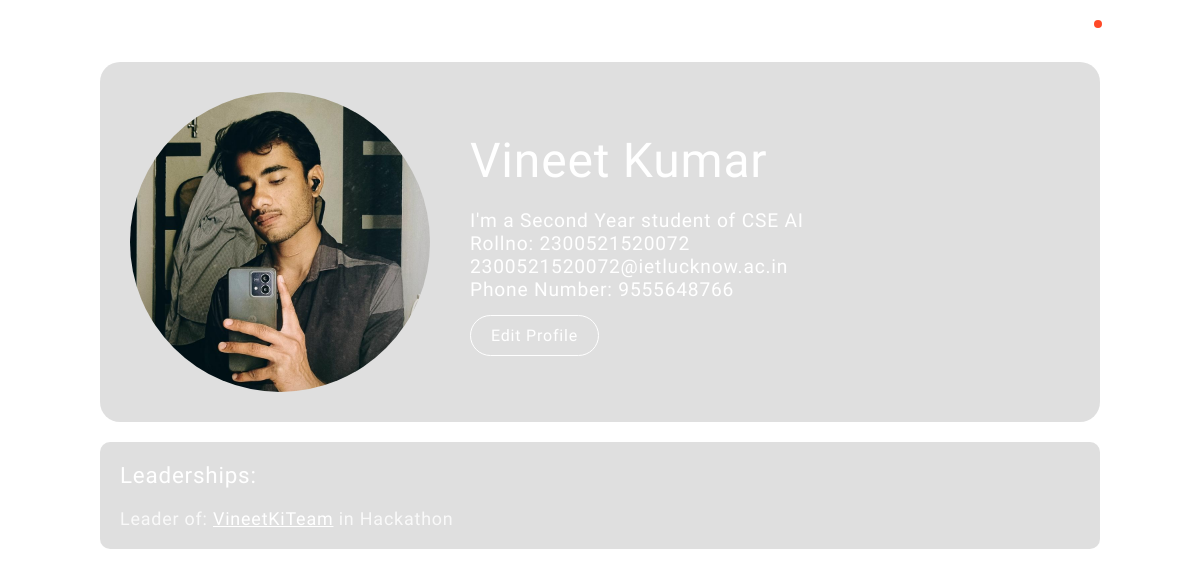
/profile/ (signed in), run on an earlier commit of the app's database.
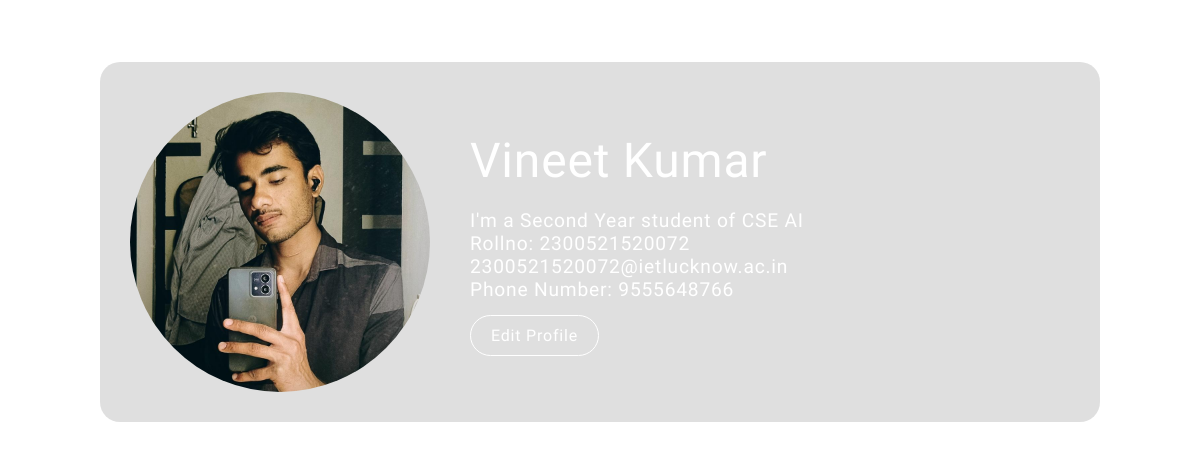
And on a later commit of the database.
### events/models.py (models this page shows, shortened)
class TeamsRegistration(models.Model):
    event = models.ForeignKey(AllEventList, on_delete=models.CASCADE)
    teamName = models.CharField(max_length=100)
    teamLeader = models.ForeignKey(
        settings.AUTH_USER_MODEL,
        on_delete=models.CASCADE,
        related_name="team_lead_teams",
    )
    user = models.ForeignKey(
        settings.AUTH_USER_MODEL,
        on_delete=models.CASCADE,
        related_name="team_registrations",
    )
    status = models.IntegerField(choices=STATUS_CHOICES, default=0)

class AllEventList(models.Model):
    slug = models.SlugField(max_length=100, unique=True)
    eventName = models.CharField(max_length=100)
    eventDescription = models.TextField()
    eventImage = models.ImageField(upload_to="eventImages/")
    club = models.CharField(max_length=100, choices=CLUBS_CHOICES)
    location = models.CharField(max_length=100)
    coordinators = models.CharField(max_length=100)
    contact = models.CharField(max_length=100)
    eventType = models.CharField(max_length=10, choices=EVENT_TYPE_CHOICES)
    eventDate = models.DateField()
    minTeamSize = models.IntegerField(default=1)
    maxTeamSize = models.IntegerField(default=1)
    dateAdded = models.DateTimeField(default=timezone.now)
    def get_absolute_url(self):
        return reverse("eachEvent", args=[self.slug])
    class Meta:
        ordering = ["-dateAdded"]

### accounts/views.py (the view, shortened to what this page needs)
# urls.py: path("profile/", views.profile, name='profile'),
def profile(request):
    user = request.user
    if user.is_anonymous:
        return redirect("/login")
    context = user_participation_context(request.user)
    context["user"] = request.user
    return render(request, "accounts/profile.html", context=context)

### accounts/context_processors.py (called while the page is built)
def notifications_processor(request):
    notifications = []
    user = request.user
    seen = True
    if user.is_authenticated:
        seen = NotificationSeenStatus.objects.get(user=user).seen
        user_notifications = UserSpecificNotification.objects.filter(user=user).values(
            "notification", "timeStamp", "notificationType"
        )
        global_notifications = NotificationForAll.objects.all().values(
            "notification", "timeStamp", "notificationType"
        )
        notifications = user_notifications.union(global_notifications).order_by(
            "-timeStamp"
        )
    return {"notifications": notifications, "seen": seen}

### accounts/utils.py (called while the page is built)
def team_in_leader(user):
    teams = TeamsRegistration.objects.filter(
        teamLeader=user, user=user, event__eventDate__gte=timezone.now().date()
    )
    return teams if len(list(teams)) != 0 else False

def team_in_participated(user):
    teams = TeamsRegistration.objects.filter(
        user=user, status=1, event__eventDate__gte=timezone.now().date()
    ).exclude(teamLeader=user)
    return teams if len(list(teams)) != 0 else False

### templates/accounts/profile.html (shortened to what this page needs)
{% extends 'base.html' %}
{% load static %}
{% block css %}
  <link rel="stylesheet" href="{% static 'css/form.css' %}" />
  <link rel="stylesheet" href="{% static 'css/profile.css' %}" />
{% endblock %}
{% block backgroundImageURL %}
  {% static 'backgrounds/login.jpeg' %}
{% endblock %}
{% block content %}
    <div class="profile-page">
        <div class="details">
            <div class="image">
                {% if user.profile_picture %}
                    <img src="{{ user.profile_picture.url }}" alt="{{ user.name }}">
                {% else %}
                    <img src="/static/images/default-profile.png" alt="Default Profile Picture">
                {% endif %}
            </div>
            <div class="text-details">
                <div class="name">{{user.name}}</div>
                <p class="branch-year">I'm a {{user.get_year_display}} student of {{user.get_branch_display}}</p>
                <p class="rollno">Rollno: {{user.rollno}}</p>
                <p class="email">{{user.email}}</p>
                <p class="phone-no">Phone Number: {{user.phoneno}}</p>
                <div class="edit-details">
                    <a href="{% url "updateProfile" %}">Edit Profile</a>
                </div>
            </div>
        </div>
        {% if teamInLeader %}
            <div class="participations-box">
                Leaderships:
                {% for team in teamInLeader %}
                    <div class="entry">Leader of: <span><a href="{{team.event.get_absolute_url}}">{{team.teamName}}</a></span> in {{team.event.eventName}}</div>
                {% endfor %}
            </div>
        {% endif %}
    </div>
{% endblock content %}

What changed in the data, as far as the page shows it:
removed TeamsRegistration: teamName "VineetKiTeam", event.eventName "Hackathon"
Also different on the page:
text no longer shown: "Leaderships:"
